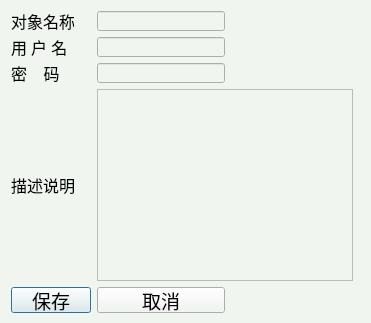
<?xml version="1.0" encoding="UTF-8"?>
<ui version="4.0">
 <class>UserPwdInfoPage</class>
 <widget class="QDialog" name="UserPwdInfoPage">
  <property name="geometry">
   <rect>
    <x>0</x>
    <y>0</y>
    <width>371</width>
    <height>323</height>
   </rect>
  </property>
  <property name="windowTitle">
   <string>Dialog</string>
  </property>
  <property name="styleSheet">
   <string notr="true">background-color: rgb(240, 245, 240);</string>
  </property>
  <widget class="QWidget" name="">
   <property name="geometry">
    <rect>
     <x>11</x>
     <y>11</y>
     <width>349</width>
     <height>304</height>
    </rect>
   </property>
   <layout class="QGridLayout" name="gridLayout">
    <property name="sizeConstraint">
     <enum>QLayout::SetFixedSize</enum>
    </property>
    <item row="0" column="0">
     <widget class="QLabel" name="lbl_objnm">
      <property name="maximumSize">
       <size>
        <width>63</width>
        <height>20</height>
       </size>
      </property>
      <property name="font">
       <font>
        <family>楷体</family>
        <pointsize>12</pointsize>
       </font>
      </property>
      <property name="text">
       <string>对象名称</string>
      </property>
     </widget>
    </item>
    <item row="0" column="1">
     <widget class="QLineEdit" name="led_objnm">
      <property name="maximumSize">
       <size>
        <width>128</width>
        <height>20</height>
       </size>
      </property>
      <property name="styleSheet">
       <string notr="true"/>
      </property>
     </widget>
    </item>
    <item row="1" column="0">
     <widget class="QLabel" name="lbl_usernm">
      <property name="maximumSize">
       <size>
        <width>63</width>
        <height>20</height>
       </size>
      </property>
      <property name="font">
       <font>
        <family>楷体</family>
        <pointsize>12</pointsize>
       </font>
      </property>
      <property name="text">
       <string>用 户 名</string>
      </property>
     </widget>
    </item>
    <item row="1" column="1">
     <widget class="QLineEdit" name="led_usernm">
      <property name="maximumSize">
       <size>
        <width>128</width>
        <height>20</height>
       </size>
      </property>
     </widget>
    </item>
    <item row="2" column="0">
     <widget class="QLabel" name="lbl_passwd">
      <property name="maximumSize">
       <size>
        <width>63</width>
        <height>20</height>
       </size>
      </property>
      <property name="font">
       <font>
        <family>楷体</family>
        <pointsize>12</pointsize>
       </font>
      </property>
      <property name="text">
       <string>密    码</string>
      </property>
     </widget>
    </item>
    <item row="2" column="1">
     <widget class="QLineEdit" name="led_passwd">
      <property name="maximumSize">
       <size>
        <width>128</width>
        <height>20</height>
       </size>
      </property>
     </widget>
    </item>
    <item row="3" column="0">
     <widget class="QLabel" name="lbl_desc">
      <property name="maximumSize">
       <size>
        <width>63</width>
        <height>20</height>
       </size>
      </property>
      <property name="font">
       <font>
        <family>楷体</family>
        <pointsize>12</pointsize>
       </font>
      </property>
      <property name="text">
       <string>描述说明</string>
      </property>
     </widget>
    </item>
    <item row="3" column="1">
     <widget class="QTextEdit" name="txed_desc"/>
    </item>
    <item row="4" column="0">
     <widget class="QPushButton" name="btn_OK">
      <property name="maximumSize">
       <size>
        <width>85</width>
        <height>26</height>
       </size>
      </property>
      <property name="font">
       <font>
        <family>楷体</family>
        <pointsize>14</pointsize>
        <weight>50</weight>
        <bold>false</bold>
       </font>
      </property>
      <property name="text">
       <string>保存</string>
      </property>
     </widget>
    </item>
    <item row="4" column="1">
     <widget class="QPushButton" name="btn_cancel">
      <property name="maximumSize">
       <size>
        <width>128</width>
        <height>26</height>
       </size>
      </property>
      <property name="font">
       <font>
        <family>楷体</family>
        <pointsize>14</pointsize>
       </font>
      </property>
      <property name="text">
       <string>取消</string>
      </property>
     </widget>
    </item>
   </layout>
  </widget>
 </widget>
 <resources/>
 <connections/>
</ui>
